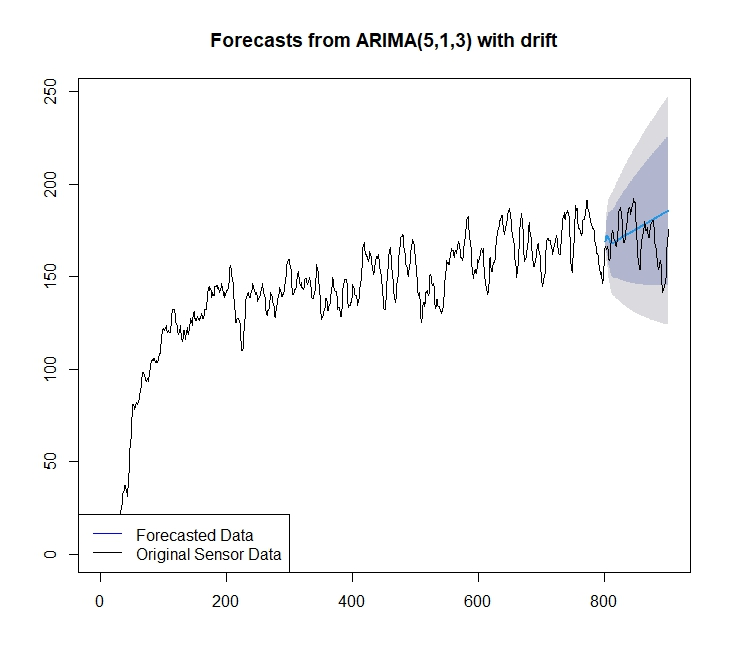

Recreate this plot in R.

# Periklis Kontoroupis
# 3/12/24
# Fit the best ARIMA stucture to data 

library(tidyverse)
library(forecast)
library(ggplot2)
library(data.table)

# Replace with the correct absolute file path to your .rds file
file_path <- "C:/.../20230210 lab data for kriging_v2.rds"

# Read the RDS file
sensor_data <- readRDS(file_path)


tidy_sensor_data <- sensor_data %>%
  pivot_longer(
    cols = c(PM2.5, x, y, PM2.5_sub),
    names_to = "variable",
    values_to = "value"
  )


tidy_sensors_day1 <- tidy_sensor_data %>%
  filter ( exp_no == "B" & variable == "PM2.5_sub" )


num_samples <- 901


# Filter data for day 1 and PM2.5_sub variable
tidy_sensors_day1 <- tidy_sensor_data %>%  filter(exp_no == "A" & variable == "PM2.5_sub")

# Introduce 10% missing data to the PM2.5_sub variable
missing_data_percentage <- 0
tidy_sensors_day1 <- tidy_sensors_day1 %>%
  mutate(value = ifelse(runif(n()) < missing_data_percentage, NA, value))


# Function to calculate R-squared
calculate_r_squared <- function(observed, predicted) {
  mean_observed <- mean(observed)
  numerator <- sum((observed - predicted)^2)
  denominator <- sum((observed - mean_observed)^2)
  r_squared <- 1 - (numerator / denominator)
  return(r_squared)
}


filtered_data_list <- list()
acf_data_list <- list()
forecast_state_list <- list()

# Loop through each unique sensorID and apply Kalman filter
unique_sensor_ids <- tidy_sensors_day1$sensorID %>% unique()

for (sensor_id in unique_sensor_ids) {
  # Subset data for the current sensorID
  sensor_data <- tidy_sensors_day1 %>%
    filter(sensorID == sensor_id)
  
  
  # Process sensor measurements through Kalman filter
  arima_model <- auto.arima(sensor_data$value[1:800])
  forecast_state <- forecast(arima_model, h=100)
  forecast_state_list[[sensor_id]] <- forecast_state 
  
  #ts.plot(sensor_data$value)
  #plot(forecast_state)

  # Compute residuals
  arima_model <- auto.arima(sensor_data$value)
  residuals <- residuals(arima_model)# sensor_data$value - filtered_state$series
  filtered_state <- sensor_data$value -  residuals(arima_model)
  
##
  #fit <- auto.arima(sensor_data)
  #order <- fit$arma
  #Est_value <- sensor_data - residuals(fit)
  # Generate the forecast
  #forecast_data <- forecast(fit, h = 100)
  # Plot the forecasted data
  plot(forecast_state, xlim = c(1, 900))#, 
    #   main = paste("Forecast with ARIMA(", paste(order, collapse = ", "), ") Model Order"))
  # Add the original sensor_data
  lines(sensor_data$value, col = "black", lty = 1, xlab="Time (min)", ylab="PM 2_5")
  # Add legend
  legend("bottomleft", legend = c("Forecasted Data", "Original Sensor Data"),
         col = c("blue", "black", "black"), lty = c(1, 1, 2))
  ##
  
  # Calculate the ACF for original sensor data
  acf_original <- acf(sensor_data$value, lag.max = 30, plot = FALSE)
  
  # Calculate the ACF for filtered data (residuals)
  acf_filtered <- acf(residuals, lag.max = 30, plot = FALSE)
  
#  acf(sensor_data$value, lag.max = 30, plot = FALSE)
 # acf(residuals, lag.max = 30, plot = FALSE)
  acf(residuals)
  # Combine ACF data for both original and filtered data
  acf_combined <- rbind(data.frame(lag = acf_original$lag, acf = acf_original$acf, type = "Original", sensorID = sensor_id),
                        data.frame(lag = acf_filtered$lag, acf = acf_filtered$acf, type = "ARIMA", sensorID = sensor_id))
  
  acf_data_list[[sensor_id]] <- acf_combined
  

  
  # Calculate R-squared
  r_squared <- calculate_r_squared(sensor_data$value, filtered_state)
  print(paste("R-squared:", round(r_squared, 4)))
  
  
  # Create a data frame with filtered data
  filtered_data <- data.frame(
    sensorID = sensor_id,
    value = filtered_state,
    difftime = sensor_data$difftime,
    residuals = residuals#,
    #forecasts = forecast_state$Forecast
  )
  
  # Store filtered data for the current sensorID
  filtered_data_list[[sensor_id]] <- filtered_data

}

filtered_data_combined <- do.call(rbind, filtered_data_list)

# Combine ACF data for all sensors
acf_combined_all <- do.call(rbind, acf_data_list)



# Create a data.table from the list of data frames
converted_data_table <- rbindlist(forecast_state_list, idcol = "deviceID")

# Print the structure of the resulting data.table
#str(converted_data_table)


# Plot the panel plot with ACF comparison for all sensors
ggplot(acf_combined_all, aes(x = lag, y = acf)) +
  geom_bar(stat = "identity", position = "dodge", aes(fill = type)) +
  labs(x = "Lag", y = "ACF", title = "ACF Comparison for Sensors") +
  facet_wrap(~ sensorID, ncol = 2) +
  theme_minimal() +
  theme(axis.text.x = element_text(angle = 45, vjust = 1, hjust=1))



# Plot the panel plot with the filtered data, residuals, and histograms
ggplot(filtered_data_combined, aes(x = residuals)) +
  geom_histogram(binwidth = 1, fill = "blue", alpha = 0.5) +  # Adjust binwidth as needed
  labs(x = "Residuals", y = "Count") +
  ggtitle("Residuals of Kalman Filtered Data for Sensors 1 ~ 6 DAY 1") +
  facet_wrap(~ sensorID, ncol = 2) +
  theme(legend.position = "bottom") +
  coord_cartesian(xlim = c(-50, 50))






#filtered_data_combined <- do.call(rbind, filtered_data_list)
forecast_state_combined <- do.call(rbind, forecast_state_list)


plot_data <- forecast_state_combined %>%
  select(device, method, model, level, mean, lower, upper, sensorID)

# Step 2: Create ggplot with facet_wrap
ggplot(plot_data, aes(x = x, y = mean, color = method, fill = method)) +
  geom_line() +
  geom_ribbon(aes(ymin = lower, ymax = upper), alpha = 0.2) +
  labs(title = "Forecast for each sensorID",
       x = "X-axis label",
       y = "Y-axis label") +
  facet_wrap(~ sensorID, ncol = 2) +
  theme_minimal()

# Combine ACF data for all sensors
acf_combined_all <- do.call(rbind, acf_data_list)
